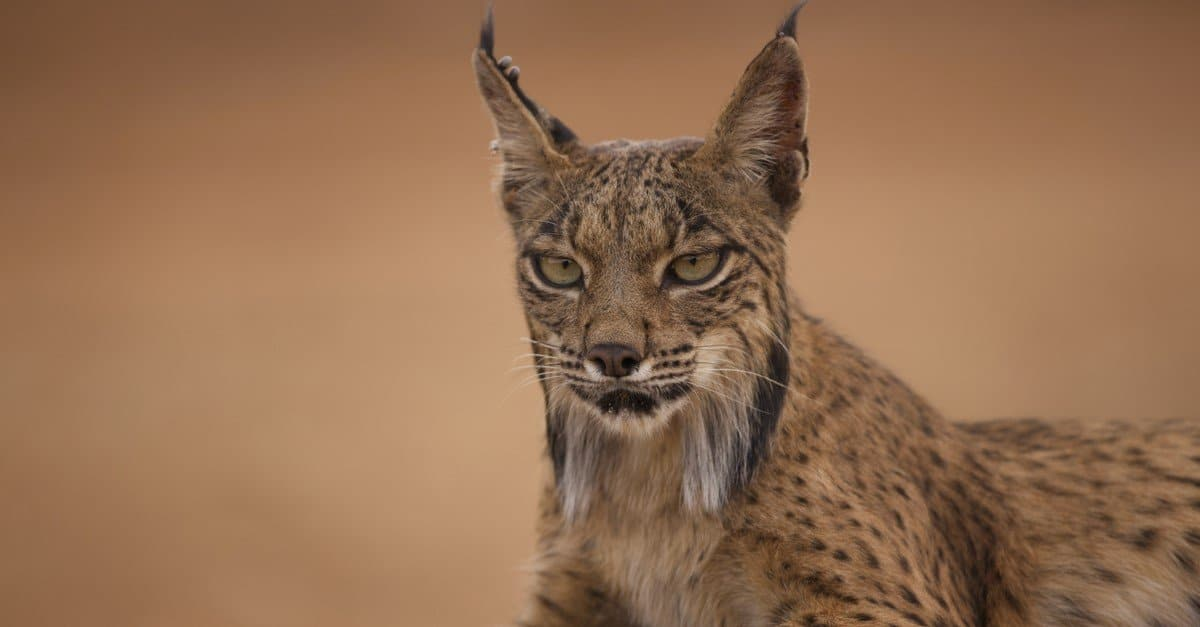
#> input picture codes/morph/images/cat.jpg, 1200 x 627 px
$ python morph_grad.py
#> lines starting #> are read from the running program, lines starting #| are printed output that depends on the picture
import cv2
import numpy as np
from matplotlib import pyplot as plt


img = cv2.imread('./images/cat.jpg')
#> img is the input picture: shape (627, 1200, 3); mean B, G, R 82.3, 111.1, 147.9
gray = cv2.cvtColor(img, cv2.COLOR_BGR2GRAY)
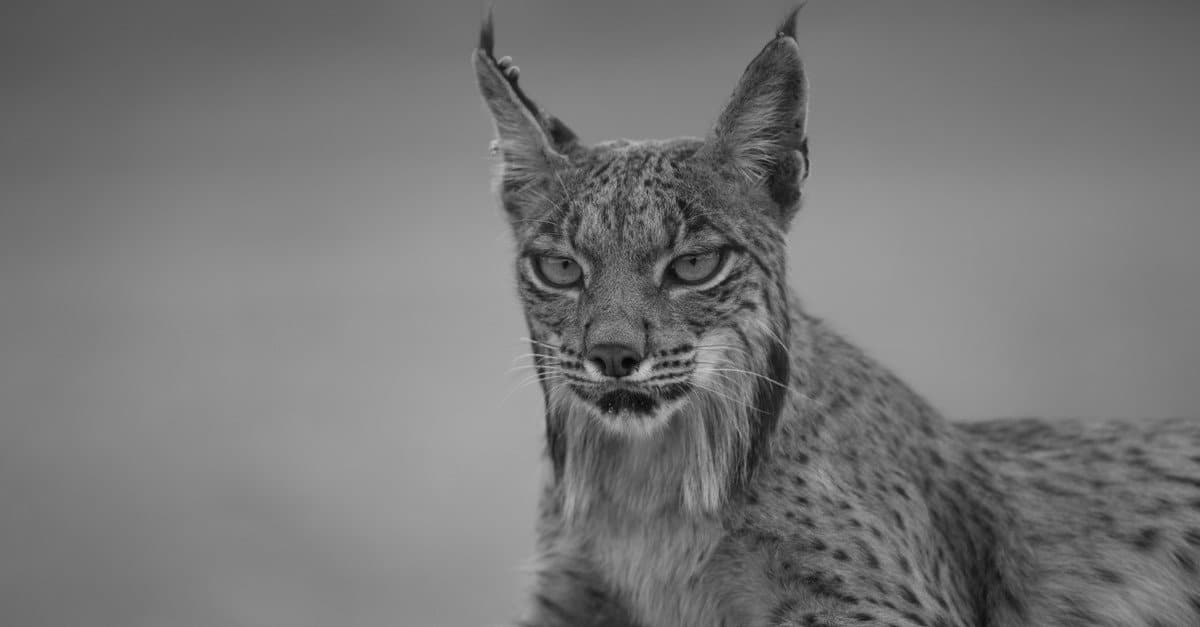
#> gray: shape (627, 1200); min 2, max 208, mean 118.9

# box kernel
kernel = np.ones((3,3), np.uint8)
# gradient operation
gradient = cv2.morphologyEx(gray, cv2.MORPH_GRADIENT, kernel)
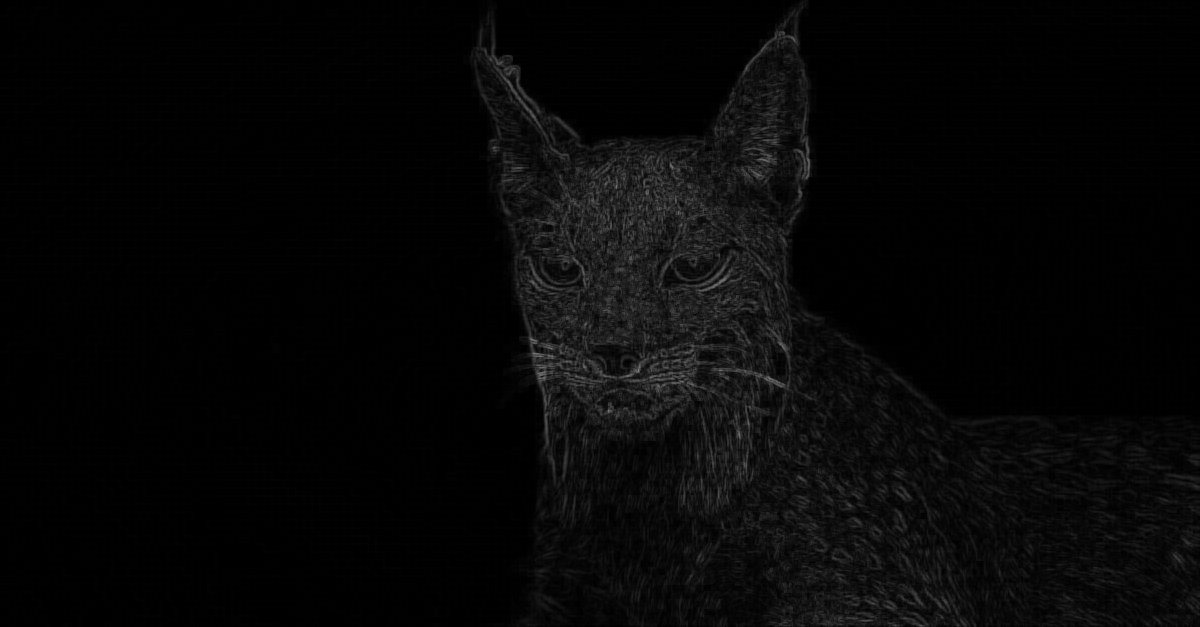
#> gradient: shape (627, 1200); min 0, max 126, mean 6.6

# plotting
fig, axs = plt.subplots(1, 2, figsize=(10, 5))
axs[0].imshow(cv2.cvtColor(img, cv2.COLOR_BGR2RGB))
axs[0].set_title('Original Image')
axs[1].imshow(gradient, cmap='gray')
axs[1].set_title('Morphological Gradient')
plt.show()
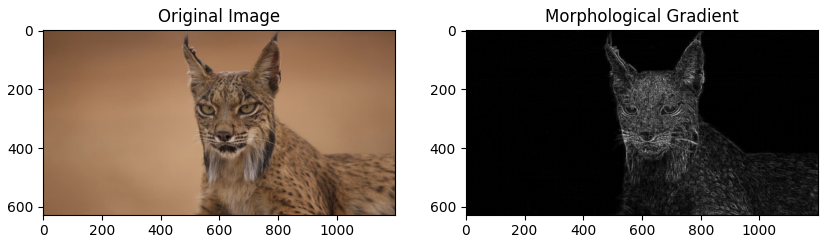
#> figure drawn by matplotlib, 2 panels
